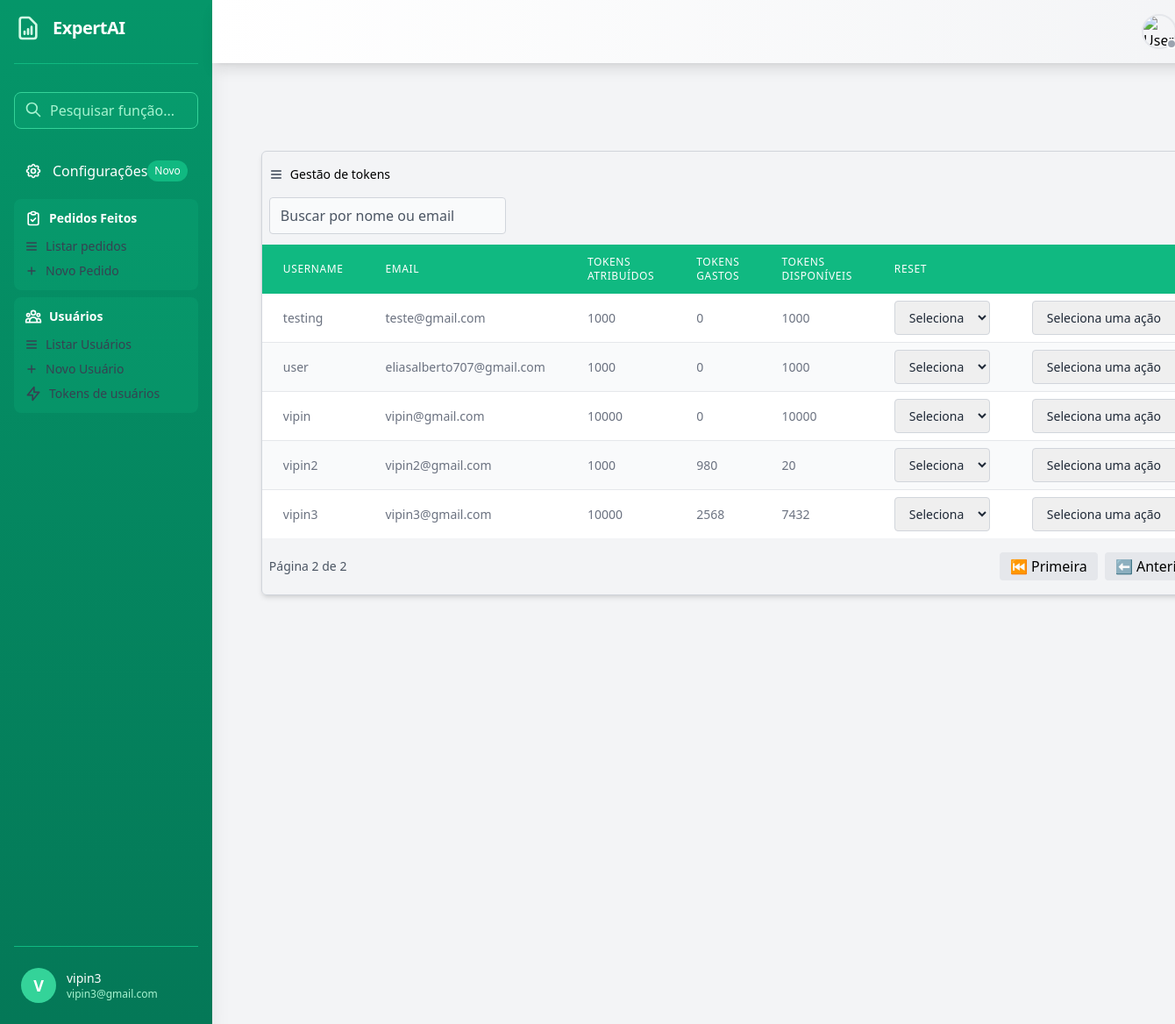
Page /tokens?page=2 (signed in) on the committed database.
### xlsmaker/models.py (models this page shows)
class UserProfile(models.Model):
    user = models.OneToOneField(User, on_delete=models.PROTECT, null=True, blank=True)
    tokens_atribuidos = models.IntegerField(default=10000)
    tokens_gastos = models.IntegerField(default=0)
    @property
    def saldo_tokens(self):
        return self.tokens_atribuidos - self.tokens_gastos

### usuarios/views.py (the view, shortened to what this page needs)
# urls.py: path('tokens', views.listar_tokens, name='listar_tokens'),
@login_required
@user_passes_test(is_admin, login_url=reverse_lazy('usuarios:user_login'))
def listar_tokens(request):
    query = request.GET.get('q', '')
    user_profile_list = UserProfile.objects.select_related('user').all().order_by('user__username')
    paginator = Paginator(user_profile_list, 10)
    page_number = request.GET.get('page')
    page_obj = paginator.get_page(page_number)
    context = {
        'user_profile': page_obj,
        'query': query  # Passa a query para manter na paginação
    }
    if request.headers.get('x-requested-with') == 'XMLHttpRequest':
        html = render_to_string('dashboard/partials/_user_tokens.html', context)
        return JsonResponse({
            'html': html
        })
    return render(request, 'dashboard/list_tokens.html', context)

### usuarios/context_processors.py (called while the page is built, shortened)
def openai_balance(request):
    try:
        if not getattr(settings, 'OPENAI_API_KEY', None):
            return {'openai_balance': None}
    except Exception as e:
        logger.error(f"Erro ao obter saldo OpenAI: {str(e)}")
        return {'openai_balance': None}

### usuarios/views.py (called while the page is built)
def is_admin(user):
    return user.is_authenticated and (user.is_staff or user.is_superuser)

### xlsmaker/context_processors.py (called while the page is built)
def tokens_disponiveis(request):
    if request.user.is_authenticated:
        return {'tokens_disponiveis': request.session.get('tokens_disponiveis', 0)}
    return {'tokens_disponiveis': 0}

### usuarios/templates/dashboard/list_tokens.html (shortened to what this page needs)
{% extends "base.html" %}
{% block content %}
 <main class="flex-1 p-8 bg-gray-100 min-h-screen overflow-x-auto mt-5">
    <div class="container mx-auto p-6">
      <div class="mb-4">
        <div class="overflow-x-auto rounded-md shadow-md border border-gray-300 my-6">
             <h1 class="font-normal my-4 ml-2 group flex items-center text-sm">
                 <svg class="w-4 h-4 mr-2 text-gray-700 group-hover:text-black" fill="none" stroke="currentColor" viewBox="0 0 24 24">
                    <path stroke-linecap="round" stroke-linejoin="round" stroke-width="2"
                        d="M4 6h16M4 12h16M4 18h16"/>
                </svg>
                Gestão de tokens
             </h1>
             <input
             type="text"
             id="searchInputToken"
             placeholder="Buscar por nome ou email"
              class="ml-2 mb-3 w-1/4 bg-gray-50 px-3 py-2 border border-gray-300 focus:bg-white focus:border-emerald-600 focus:ring-2 focus:ring-emerald-400 focus:ring-opacity-20 placeholder:text-gray-600 text-gray-800 rounded focus:outline-none transition ease-in-out duration-300"
             />
            <table class="w-full">
                <thead class="bg-emerald-500 text-white">
                    <tr>
                        <th class="px-6 py-3 text-left text-xs font-medium  uppercase tracking-wider">Username</th>
                        <th class="px-6 py-3 text-left text-xs font-medium  uppercase tracking-wider">Email</th>
                        <th class="px-6 py-3 text-left text-xs font-medium  uppercase tracking-wider ">Tokens Atribuídos</th>
                        <th class="px-6 py-3 text-left text-xs font-medium uppercase tracking-wider ">Tokens Gastos</th>
                        <th class="px-6 py-3 text-left text-xs font-medium uppercase tracking-wider ">Tokens disponíveis</th>
                        <th class="px-6 py-3 text-left text-xs font-medium uppercase tracking-wider ">Reset</th>
                        <th class="px-6 py-3 text-left text-xs font-medium uppercase tracking-wider "></th>
                    </tr>
                </thead>
                <tbody class="bg-white divide-y divide-gray-200">
                    {% for profile in user_profile %}
                    <tr class="even:bg-gray-50 hover:bg-gray-100 transition-colors">
                        <td class="px-6 py-4 whitespace-nowrap text-sm font-medium text-gray-500">{{ profile.user.username}}</td>
                        <td class="px-6 py-4 whitespace-nowrap text-sm font-medium text-gray-500">{{ profile.user.email }}</td>
                        <td class="px-6 py-4 whitespace-nowrap text-sm font-medium text-gray-500">{{ profile.tokens_atribuidos }}</td>
                        <td class="px-6 py-4 whitespace-nowrap text-sm font-medium text-gray-500">{{ profile.tokens_gastos }}</td>
                        <td class="px-6 py-4 whitespace-nowrap text-sm font-medium text-gray-500">{{ profile.saldo_tokens }}</td>
                        <td class="px-6 py-2 whitespace-nowrap text-sm font-medium text-gray-500 text-left">
                            <select onchange="resetTokens({{ profile.id }}, this.value)" class="px-3 py-2 border border-gray-300 focus:border-emerald-400 focus:ring-2 focus:ring-emerald-800 focus:ring-opacity-20 placeholder:text-gray-600 text-gray-800 rounded focus:outline-none transition ease-in-out duration-300">
                                <option value="">Seleciona</option>
                            </select>
                        </td>
                        <td class="px-6 py-2 whitespace-nowrap text-sm font-medium text-gray-500 text-right">
                            <select onchange="handleTokensAction({{ profile.id }}, this.value)" class="px-3 py-2 border border-gray-300 focus:border-emerald-400 focus:ring-2 focus:ring-emerald-800 focus:ring-opacity-20 placeholder:text-gray-600 text-gray-800 rounded focus:outline-none transition ease-in-out duration-300">
                                <option value="">Seleciona uma ação</option>
                            </select>
                        </td>
                    </tr>
                    {% empty %}
                    <tr>
                        <td colspan="4" class="py-2 px-4 border text-center">Nenhum usuário cadastrado</td>
                    </tr>
                    {% endfor %}
                </tbody>
            </table>
             <div class="my-4 mx-2 flex justify-between items-center">
                    <span class="text-gray-600 text-sm">
                        Página {{ user_profile.number }} de {{ user_profile.paginator.num_pages }}
                    </span>
                    <div class="flex space-x-2">
                        {% if user_profile.has_previous %}
                            <a href="?page=1" class="px-3 py-1 bg-gray-200 rounded">⏮️ Primeira</a>
                            <a href="?page={{ user_profile.previous_page_number }}" class="px-3 py-1 bg-gray-200 rounded">⬅️ Anterior</a>
                        {% endif %}
                    </div>
                </div>
         </div>
    </div>
 </div>
</main>
{% endblock content %}

### usuarios/templates/base.html (shortened to what this page needs)
<!DOCTYPE html>
<html lang="pt">
<head>
    <script src="https://cdn.tailwindcss.com"></script>
</head>
<body class="bg-gray-100">
    <div class="min-h-screen flex">
        <aside class="w-64 bg-gradient-to-b from-emerald-600 to-emerald-700 text-white flex flex-col p-4 shadow-xl sticky top-0 h-screen">
            <div class="flex items-center mb-8 space-x-3 border-b border-emerald-500 pb-6">
                <h2 class="text-xl font-bold tracking-tight">ExpertAI</h2>
            </div>
            <div class="mb-6 relative">
                <input type="text" placeholder="Pesquisar função..."
                    class="w-full pl-10 pr-4 py-2 rounded-lg bg-emerald-500/20 border border-emerald-400 focus:outline-none focus:ring-2 focus:ring-emerald-200 placeholder-emerald-200">
                <svg class="w-5 h-5 absolute left-3 top-2.5 text-emerald-200" fill="none" stroke="currentColor"
                    viewBox="0 0 24 24">
                    <path stroke-linecap="round" stroke-linejoin="round" stroke-width="2"
                        d="M21 21l-6-6m2-5a7 7 0 11-14 0 7 7 0 0114 0z"></path>
                </svg>
            </div>
            <nav class="flex-1 overflow-y-auto">
                <ul class="space-y-2">
                    <li>
                        <a href="#"
                            class="flex items-center p-3 rounded-lg hover:bg-emerald-500/30 transition-all group">
                            Configurações
                            <span class="ml-auto bg-emerald-500 text-xs px-2 py-1 rounded-full">Novo</span>
                        </a>
                    </li>
                   <li class="mt-6">
                        <div class="p-3 rounded-lg bg-emerald-500/20 hover:bg-emerald-500/30 transition-colors">
                            <h3 class="flex items-center text-sm font-semibold mb-3">
                                <svg class="w-5 h-5 mr-2 shrink-0" fill="none" stroke="currentColor" viewBox="0 0 24 24">
                                    <path stroke-linecap="round" stroke-linejoin="round" stroke-width="2"
                                        d="M9 5H7a2 2 0 00-2 2v12a2 2 0 002 2h10a2 2 0 002-2V7a2 2 0 00-2-2h-2M9 5a2 2 0 002 2h2a2 2 0 002-2M9 5a2 2 0 012-2h2a2 2 0 012 2m-6 9l2 2 4-4"/>
                                </svg>
                                Pedidos Feitos
                            </h3>
                            <div class="space-y-2">
                                <a href="{% url 'usuarios:admin_dashboard' %}" class="group flex items-center text-sm text-gray-700 hover:text-white transition-colors">
                                    <svg class="w-4 h-4 mr-2 text-gray-700 group-hover:text-white" fill="none" stroke="currentColor" viewBox="0 0 24 24">
                                        <path stroke-linecap="round" stroke-linejoin="round" stroke-width="2"
                                            d="M4 6h16M4 12h16M4 18h16"/>
                                    </svg>
                                    Listar pedidos
                                </a>
                                <a href="#" class="group flex items-center text-sm text-gray-700 hover:text-white transition-colors">
                                    <svg class="w-4 h-4 mr-2 text-gray-700 group-hover:text-white" fill="none" stroke="currentColor" viewBox="0 0 24 24">
                                        <path stroke-linecap="round" stroke-linejoin="round" stroke-width="2"
                                            d="M12 6v6m0 0v6m0-6h6m-6 0H6"/>
                                    </svg>
                                    Novo Pedido
                                </a>
                            </div>
                        </div>
                    </li>
                   <li class="mt-6">
                        <div class="p-3 rounded-lg bg-emerald-500/20 hover:bg-emerald-500/30 transition-colors">
                            <h3 class="flex items-center text-sm font-semibold mb-3">
                                Usuários
                            </h3>
                            <div class="space-y-2">
                                <a href="{% url 'usuarios:listar_usuarios' %}" class="group flex items-center text-sm text-gray-700 hover:text-white transition-colors">
                                    <svg class="w-4 h-4 mr-2 text-gray-700 group-hover:text-white" fill="none" stroke="currentColor" viewBox="0 0 24 24">
                                        <path stroke-linecap="round" stroke-linejoin="round" stroke-width="2"
                                            d="M4 6h16M4 12h16M4 18h16"/>
                                    </svg>
                                    Listar Usuários
                                </a>
                                <a href="{% url 'usuarios:criar_usuarios' %}" class="group flex items-center text-sm text-gray-700 hover:text-white transition-colors">
                                    <svg class="w-4 h-4 mr-2 text-gray-700 group-hover:text-white" fill="none" stroke="currentColor" viewBox="0 0 24 24">
                                        <path stroke-linecap="round" stroke-linejoin="round" stroke-width="2"
                                            d="M12 6v6m0 0v6m0-6h6m-6 0H6"/>
                                    </svg>
                                    Novo Usuário
                                </a>
                                     <a href="{% url 'usuarios:listar_tokens' %}" class="group flex items-center text-sm text-gray-700 hover:text-white transition-colors">
                                    <svg class="w-5 h-5 mr-2 shrink-0" fill="none" stroke="currentColor" viewBox="0 0 24 24">
                                        <path stroke-linecap="round" stroke-linejoin="round" stroke-width="2"
                                            d="M13 10V3L4 14h7v7l9-11h-7z"/>
                                    </svg>
                                    Tokens de usuários
                                </a>
                            </div>
                        </div>
                    </li>
                </ul>
            </nav>
            <div class="mt-auto pt-4 border-t border-emerald-500">
                <div
                    class="flex items-center space-x-3 hover:bg-emerald-500/30 p-2 rounded-lg transition-colors cursor-pointer">
                    <div class="h-10 w-10 rounded-full bg-emerald-400 flex items-center justify-center">
                        <span class="text-lg font-bold">{{ user.username|slice:":1"|upper }}</span>
                    </div>
                    <div>
                        <p class="text-sm font-medium">{{ user.username}} </p>
                        <p class="text-xs text-emerald-200">{{ user.email }}</p>
                    </div>
                </div>
            </div>
        </aside>
        <div class="flex-1 flex flex-col">
     <header class="sticky top-0 left-0 right-0 z-50 bg-gradient-to-r from-white to-gray-100 shadow-lg p-4 flex justify-between items-center">
      <div class="flex items-center space-x-3">
            <div class="relative group">
                <div class="absolute -inset-1 bg-white/30 rounded-full blur opacity-75 group-hover:opacity-100 transition duration-1000"></div>
            </div>
        </div>
        <div class="flex items-center space-x-4">
            <div class="relative" x-data="{ open: false }">
                <button @click="open = !open" class="flex items-center space-x-2 group">
                    <div class="relative">
                        <img class="h-10 w-10 rounded-full border-2 border-gray-200 hover:border-gray-500 transition-colors"
                             src="https://img.icons8.com/ios-glyphs/60/user--v1.png"
                             alt="User avatar">
                        <div class="absolute bottom-0 right-0 w-3 h-3 bg-gray-400 rounded-full border-2 border-white"></div>
                    </div>
                </button>
            </div>
        </div>
    </header>
           {% block content %}{% endblock %}
        </div>
    </div>
</body>
</html>

### rows in the picture
UserProfile: user.username "testing", user.email "teste@gmail.com", tokens_atribuidos "1000", tokens_gastos "0", saldo_tokens "1000"
UserProfile: user.username "user", user.email "eliasalberto707@gmail.com", tokens_atribuidos "1000", tokens_gastos "0", saldo_tokens "1000"
UserProfile: user.username "vipin", user.email "vipin@gmail.com", tokens_atribuidos "10000", tokens_gastos "0", saldo_tokens "10000"
UserProfile: user.username "vipin2", user.email "vipin2@gmail.com", tokens_atribuidos "1000", tokens_gastos "980", saldo_tokens "20"
UserProfile: user.username "vipin3", user.email "vipin3@gmail.com", tokens_atribuidos "10000", tokens_gastos "2568", saldo_tokens "7432"

### other values in the picture
{{ user.username|slice:":1"|upper }} "V"
{{ user.username }} "vipin3"
{{ user.email }} "vipin3@gmail.com"
{{ user_profile.number }} "2"
{{ user_profile.paginator.num_pages }} "2"
